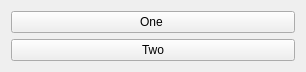
<?xml version="1.0" encoding="UTF-8"?>
<ui version="4.0">
 <class>Widget</class>
 <widget class="QWidget" name="Widget">
  <property name="geometry">
   <rect>
    <x>0</x>
    <y>0</y>
    <width>306</width>
    <height>72</height>
   </rect>
  </property>
  <property name="windowTitle">
   <string>Widget</string>
  </property>
  <layout class="QVBoxLayout" name="verticalLayout">
   <item>
    <widget class="QPushButton" name="pushButton">
     <property name="text">
      <string>One </string>
     </property>
    </widget>
   </item>
   <item>
    <widget class="QPushButton" name="pushButton_2">
     <property name="text">
      <string>Two</string>
     </property>
    </widget>
   </item>
  </layout>
 </widget>
 <resources/>
 <connections/>
</ui>
